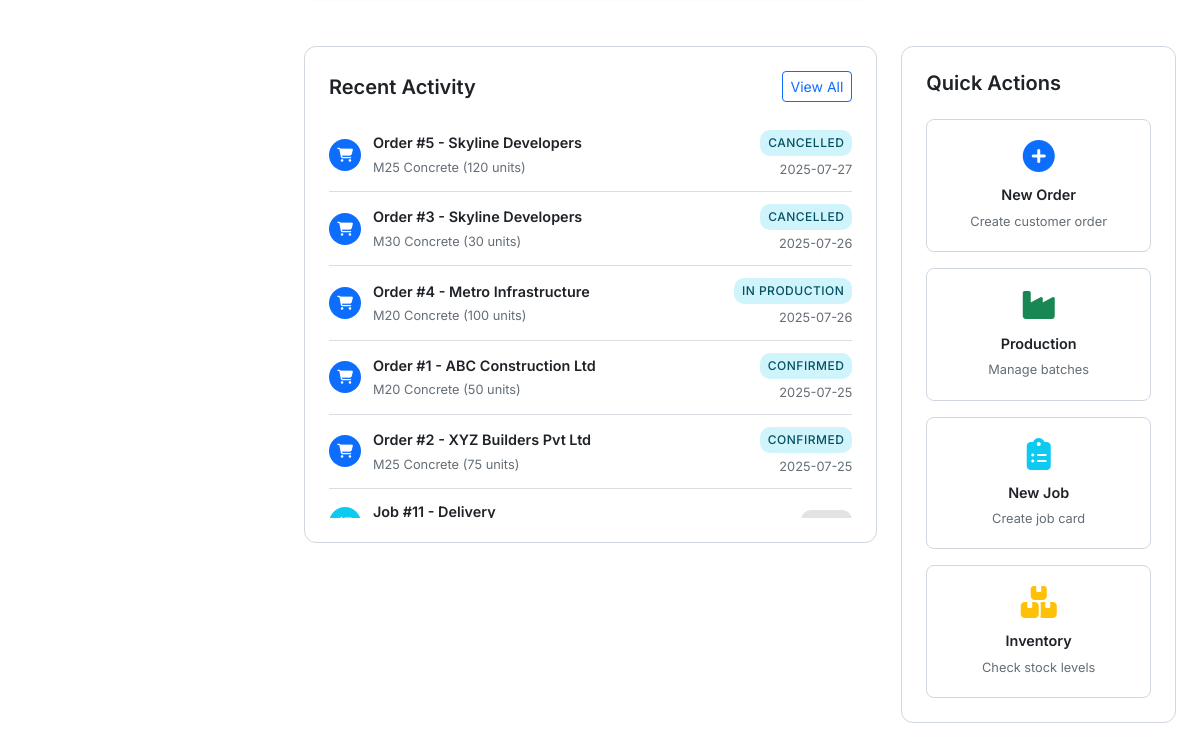
Page /dashboard (signed in, lower part) on the earlier database version.
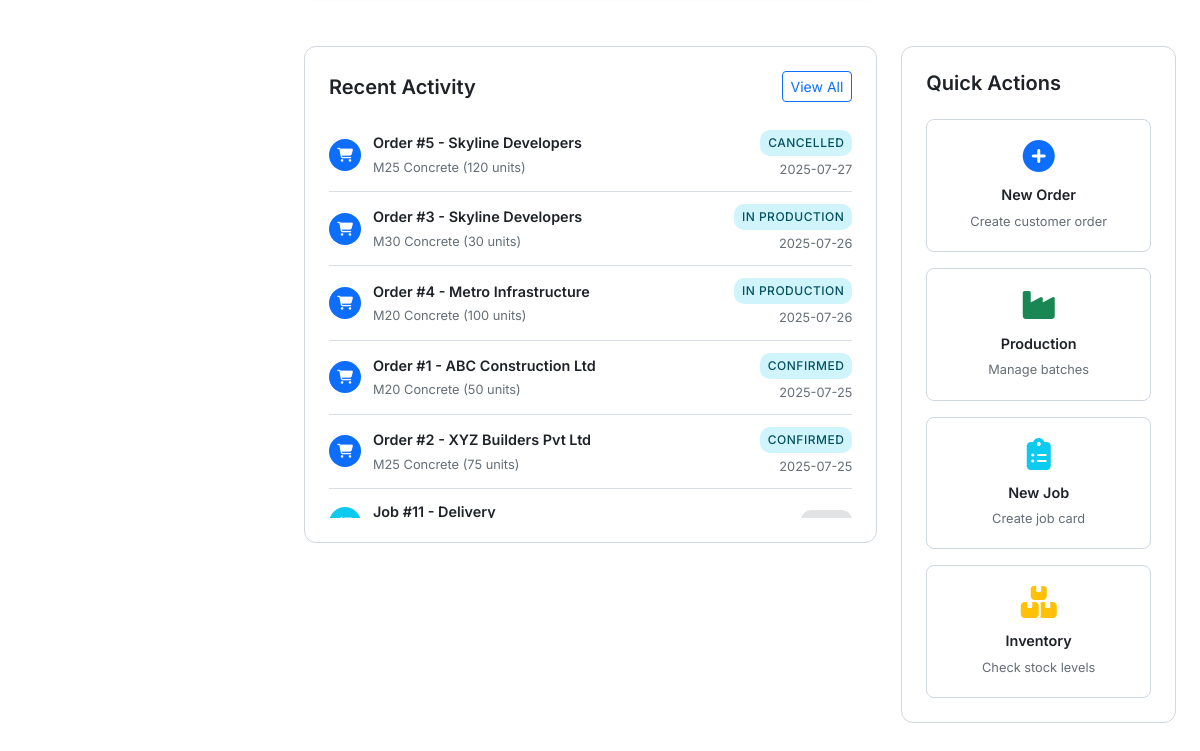
Same page on the later database version.
### tables this page shows
CREATE TABLE Orders (
    OrderID INTEGER PRIMARY KEY AUTOINCREMENT,
    CustomerID INTEGER,
    ProductID INTEGER,
    Quantity INTEGER,
    OrderDate DATE,
    DeliverySite TEXT,
    ScheduledDate DATE,
    Status TEXT,
    CreatedBy INTEGER,
    FOREIGN KEY (CustomerID) REFERENCES Customers(CustomerID),
    FOREIGN KEY (ProductID) REFERENCES Products(ProductID),
    FOREIGN KEY (CreatedBy) REFERENCES Users(UserID)
);

CREATE TABLE Customers (
    CustomerID INTEGER PRIMARY KEY AUTOINCREMENT,
    CustomerName TEXT,
    Address TEXT,
    Phone TEXT,
    Email TEXT
);

CREATE TABLE Products (
    ProductID INTEGER PRIMARY KEY AUTOINCREMENT,
    ProductName TEXT NOT NULL,
    Description TEXT,
    Unit TEXT,
    MixDesign TEXT
);

CREATE TABLE JobCards (
    JobCardID INTEGER PRIMARY KEY AUTOINCREMENT,
    RelatedOrderID INTEGER,
    JobType TEXT,
    Description TEXT,
    AssignedTo INTEGER,
    Status TEXT,
    Priority TEXT,
    ScheduledStart DATETIME,
    ScheduledEnd DATETIME,
    ActualStart DATETIME,
    ActualEnd DATETIME,
    FOREIGN KEY (RelatedOrderID) REFERENCES Orders(OrderID),
    FOREIGN KEY (AssignedTo) REFERENCES Employees(EmployeeID)
);

### app.py (the view)
@app.route('/dashboard')
@login_required
def dashboard():
    conn = get_db_connection()
    stats = {}
    stats['total_orders'] = (conn.execute('SELECT COUNT(*) as count FROM Orders').fetchone() or {'count': 0})['count']
    stats['pending_orders'] = (conn.execute("SELECT COUNT(*) as count FROM Orders WHERE Status IN ('Confirmed', 'Pending')").fetchone() or {'count': 0})['count']
    stats['active_jobs'] = (conn.execute("SELECT COUNT(*) as count FROM JobCards WHERE Status IN ('Open', 'In Progress')").fetchone() or {'count': 0})['count']
    stats['total_vehicles'] = (conn.execute('SELECT COUNT(*) as count FROM Vehicles').fetchone() or {'count': 0})['count']
    stats['available_vehicles'] = (conn.execute("SELECT COUNT(*) as count FROM Vehicles WHERE Status = 'Available'").fetchone() or {'count': 0})['count']
    stats['low_inventory'] = (conn.execute('SELECT COUNT(*) as count FROM Inventory WHERE CurrentStock <= Threshold').fetchone() or {'count': 0})['count']
    recent_orders = conn.execute('SELECT o.OrderID, c.CustomerName, p.ProductName, o.Quantity, o.OrderDate, o.Status FROM Orders o JOIN Customers c ON o.CustomerID = c.CustomerID JOIN Products p ON o.ProductID = p.ProductID ORDER BY o.OrderDate DESC LIMIT 5').fetchall()
    recent_jobs = conn.execute('SELECT jc.JobCardID, jc.JobType, jc.Description, jc.Status, jc.Priority, e.Name as AssignedTo FROM JobCards jc LEFT JOIN Employees e ON jc.AssignedTo = e.EmployeeID ORDER BY jc.JobCardID DESC LIMIT 5').fetchall()
    low_inventory = conn.execute('SELECT MaterialName, CurrentStock, Unit, Threshold FROM Inventory WHERE CurrentStock <= Threshold ORDER BY (CurrentStock/Threshold) ASC').fetchall()
    conn.close()
    return render_template('dashboard.html', stats=stats, recent_orders=recent_orders, recent_jobs=recent_jobs, low_inventory=low_inventory)

### app.py (called while the page is built)
def get_db_connection():
    conn = sqlite3.connect(DATABASE, timeout=10)
    conn.row_factory = sqlite3.Row
    return conn

def login_required(f):
    @wraps(f)
    def decorated_function(*args, **kwargs):
        if 'user_id' not in session:
            return redirect(url_for('login'))
        return f(*args, **kwargs)
    return decorated_function

### templates/dashboard.html (shortened to what this page needs)
{% extends "base.html" %}
{% block content %}
<div class="container-fluid p-0">
    <div class="row">
        <div class="col-lg-8 mb-4">
        </div>
        <div class="col-lg-4 mb-4">
        </div>
    </div>
    <div class="row">
        <div class="col-lg-8 mb-4">
            <div class="activity-wrapper">
                <div class="d-flex justify-content-between align-items-center mb-3">
                    <h3 class="chart-title-text">Recent Activity</h3>
                    <a href="#" class="btn btn-outline-primary btn-sm">View All</a>
                </div>
                <div class="activity-list">
                    {% for order in recent_orders %}
                    <div class="activity-list-item">
                        <div class="activity-item-icon bg-primary text-white">
                            <i class="fas fa-shopping-cart"></i>
                        </div>
                        <div class="activity-item-content">
                            <div class="activity-item-title">Order #{{ order.OrderID }} - {{ order.CustomerName }}</div>
                            <div class="activity-item-subtitle">{{ order.ProductName }} ({{ order.Quantity }} units)</div>
                        </div>
                        <div class="activity-item-status">
                            <span class="status-indicator status-{{ 'success' if order.Status == 'Completed' else 'warning' if order.Status == 'Pending' else 'info' }}">
                                {{ order.Status }}
                            </span>
                            <div class="activity-item-subtitle mt-1">{{ order.OrderDate }}</div>
                        </div>
                    </div>
                    {% endfor %}
                    {% for job in recent_jobs %}
                    <div class="activity-list-item">
                        <div class="activity-item-icon bg-info text-white">
                            <i class="fas fa-tasks"></i>
                        </div>
                        <div class="activity-item-content">
                            <div class="activity-item-title">Job #{{ job.JobCardID }} - {{ job.JobType }}</div>
                        </div>
                        <div class="activity-item-status">
                            <span class="status-indicator status-{{ 'success' if job.Status == 'Completed' else 'warning' if job.Status == 'In Progress' else 'secondary' }}">
                            </span>
                        </div>
                    </div>
                    {% endfor %}
                </div>
            </div>
        </div>
        <div class="col-lg-4 mb-4">
            <div class="activity-wrapper">
                <h3 class="chart-title-text mb-3">Quick Actions</h3>
                <div class="quick-actions-grid">
                    <a href="{{ url_for('erp_new_order') }}" class="quick-action-card">
                        <i class="fas fa-plus-circle text-primary quick-action-icon"></i>
                        <div class="activity-item-title">New Order</div>
                        <small class="activity-item-subtitle">Create customer order</small>
                    </a>
                    <a href="{{ url_for('erp_production') }}" class="quick-action-card">
                        <i class="fas fa-industry text-success quick-action-icon"></i>
                        <div class="activity-item-title">Production</div>
                        <small class="activity-item-subtitle">Manage batches</small>
                    </a>
                    <a href="{{ url_for('jobkart_new_job') }}" class="quick-action-card">
                        <i class="fas fa-clipboard-list text-info quick-action-icon"></i>
                        <div class="activity-item-title">New Job</div>
                        <small class="activity-item-subtitle">Create job card</small>
                    </a>
                    <a href="{{ url_for('erp_inventory') }}" class="quick-action-card">
                        <i class="fas fa-boxes text-warning quick-action-icon"></i>
                        <div class="activity-item-title">Inventory</div>
                        <small class="activity-item-subtitle">Check stock levels</small>
                    </a>
                </div>
            </div>
        </div>
    </div>
</div>
{% endblock %}

### templates/base.html (shortened to what this page needs)
<!DOCTYPE html>
<html lang="en" data-color-mode="light" data-light-theme="light" data-dark-theme="dark">
<head>
    <link href="https://cdn.jsdelivr.net/npm/bootstrap@5.3.2/dist/css/bootstrap.min.css" rel="stylesheet">
    <link href="https://cdnjs.cloudflare.com/ajax/libs/font-awesome/6.4.0/css/all.min.css" rel="stylesheet">
</head>
<body data-color-mode="light">
    <main class="main-content">
        <div class="fade-in">
            {% block content %}{% endblock %}
        </div>
    </main>
</body>
</html>

### templates/base.html (style rules this page uses)
:root { --color-canvas-default: #ffffff; --color-canvas-subtle: #f6f8fa; --color-canvas-inset: #f6f8fa; --color-border-default: #d0d7de; --color-border-muted: #d8dee4; --color-fg-default: #1f2328; --color-fg-muted: #656d76; --color-fg-subtle: #6e7781; --color-accent-fg: #0969da; --color-accent-emphasis: #0969da; --color-success-fg: #1a7f37; --color-danger-fg: #d1242f; --color-warning-fg: #9a6700; --color-neutral-muted: rgba(175,184,193,0.2); --color-primer-shadow-focus: 0 0 0 3px rgba(9,105,218,0.3); --header-height: 64px; --sidebar-width: 280px; }
* { box-sizing: border-box; }
body { font-family: 'Inter', -apple-system, BlinkMacSystemFont, 'Segoe UI', sans-serif; font-size: 14px; line-height: 1.5; color: var(--color-fg-default); background-color: var(--color-canvas-default); margin: 0; overflow-x: hidden; }
.main-content { margin-left: var(--sidebar-width); min-height: calc(100vh - var(--header-height)); background-color: var(--color-canvas-default); padding: 24px; }
.fade-in { animation: fadeIn 0.5s ease-in-out; }

### templates/dashboard.html (style rules this page uses)
.chart-title-text { font-size: 1.25rem; font-weight: 600; color: var(--color-fg-default, #1f2328); margin: 0; }
.activity-wrapper { background: var(--color-canvas-default, #ffffff); border: 1px solid var(--color-border-default, #d0d7de); border-radius: 12px; padding: 1.5rem; margin-bottom: 1.5rem; }
.activity-list { max-height: 400px; overflow-y: auto; }
.activity-list-item { display: flex; align-items: center; padding: 0.75rem 0; border-bottom: 1px solid var(--color-border-muted, #d8dee4); }
.activity-item-icon { width: 32px; height: 32px; border-radius: 50%; display: flex; align-items: center; justify-content: center; margin-right: 0.75rem; font-size: 0.875rem; }
.activity-item-content { flex-grow: 1; min-width: 0; }
.activity-item-title { font-weight: 600; margin-bottom: 0.25rem; font-size: 0.9rem; }
.activity-item-subtitle { color: var(--color-fg-muted, #656d76); font-size: 0.8rem; }
.activity-item-status { text-align: right; }
.status-indicator { display: inline-flex; align-items: center; padding: 0.25rem 0.5rem; font-size: 0.75rem; font-weight: 500; border-radius: 10px; text-transform: uppercase; letter-spacing: 0.5px; }
.status-info { background-color: #cff4fc; color: #055160; }
.status-secondary { background-color: #e2e3e5; color: #41464b; }
.quick-actions-grid { display: grid; grid-template-columns: repeat(auto-fit, minmax(180px, 1fr)); gap: 1rem; margin-top: 1.5rem; }
.quick-action-card { background: var(--color-canvas-default, #ffffff); border: 1px solid var(--color-border-default, #d0d7de); border-radius: 8px; padding: 1.25rem; text-align: center; text-decoration: none; color: var(--color-fg-default, #1f2328); transition: all 0.2s ease; }
.quick-action-icon { font-size: 2rem; margin-bottom: 0.75rem; }

Differences in the rows shown:
changed Orders "M30 Concrete": Status "CANCELLED" → "IN PRODUCTION"
